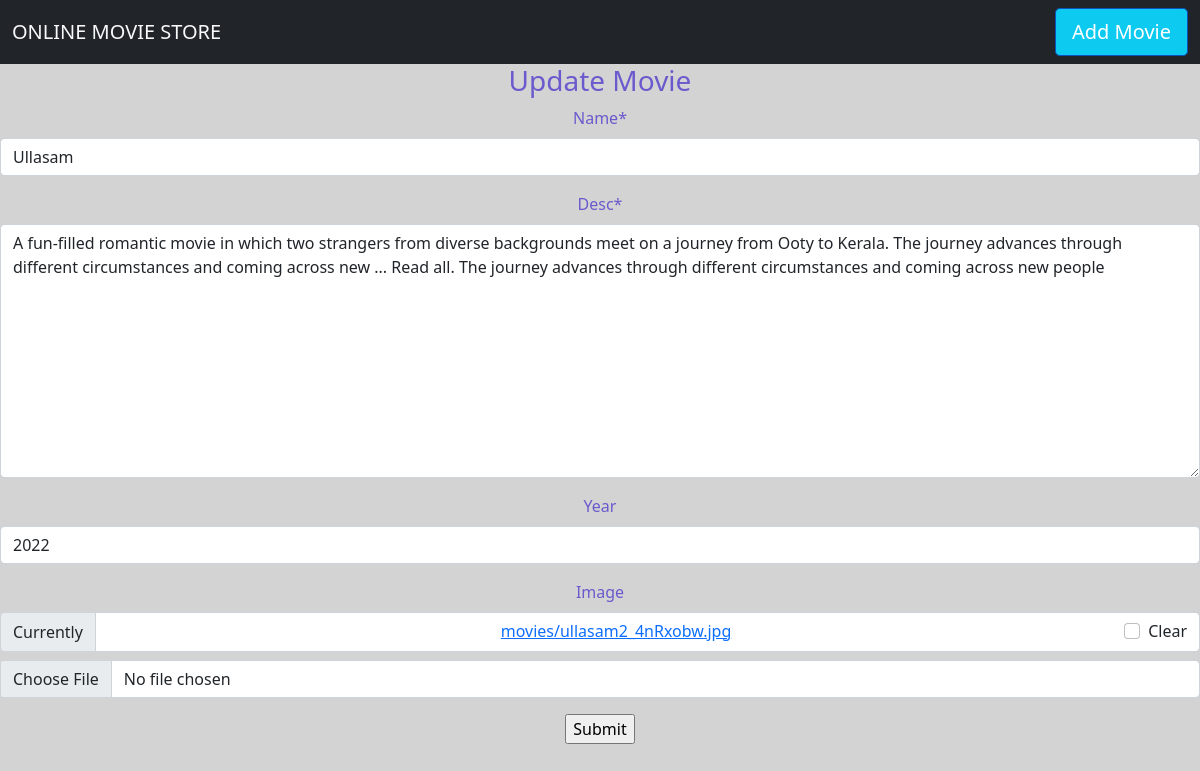
Screenshot of /update/1 with the database file from the repository.
### movieapp/models.py (models this page shows, shortened)
class Movietb(models.Model):
    name = models.CharField(max_length=20)
    desc = models.TextField()
    year = models.IntegerField(null=True,blank=True)
    image = models.ImageField(upload_to="movies", null=True, blank=True)

### movieapp/views.py (the view)
# urls.py: path('update/<int:pk>', views.MovieUpdate.as_view(), name="update"),
class MovieUpdate(UpdateView):
    model = Movietb
    template_name = "update.html"
    fields = "__all__"
    success_url = reverse_lazy('movieapp:home')

### templates/update.html (shortened to what this page needs)
<!DOCTYPE html>
{% extends 'base.html' %}
{% load crispy_forms_tags %}
{% load static %}
{% block content %}
<center>
   <h3>Update Movie</h3>
    <form method="POST" enctype="multipart/form-data">
        {{ form|crispy }}
        <input type="submit">
    </form>
</center>
{% endblock %}

### static/css/style.css (style rules this page uses)
body { background-color:LightGray; color:SlateBlue; }

### rows the page displays
Movietb: name "Ullasam", desc "A fun-filled romantic movie in which two strangers from diverse backgrounds meet on a journey from Ooty to Kerala. The journey advances through different circumstances and coming across new ... Read all. The journey advances through different circumstances and coming across new people", year "2022"
